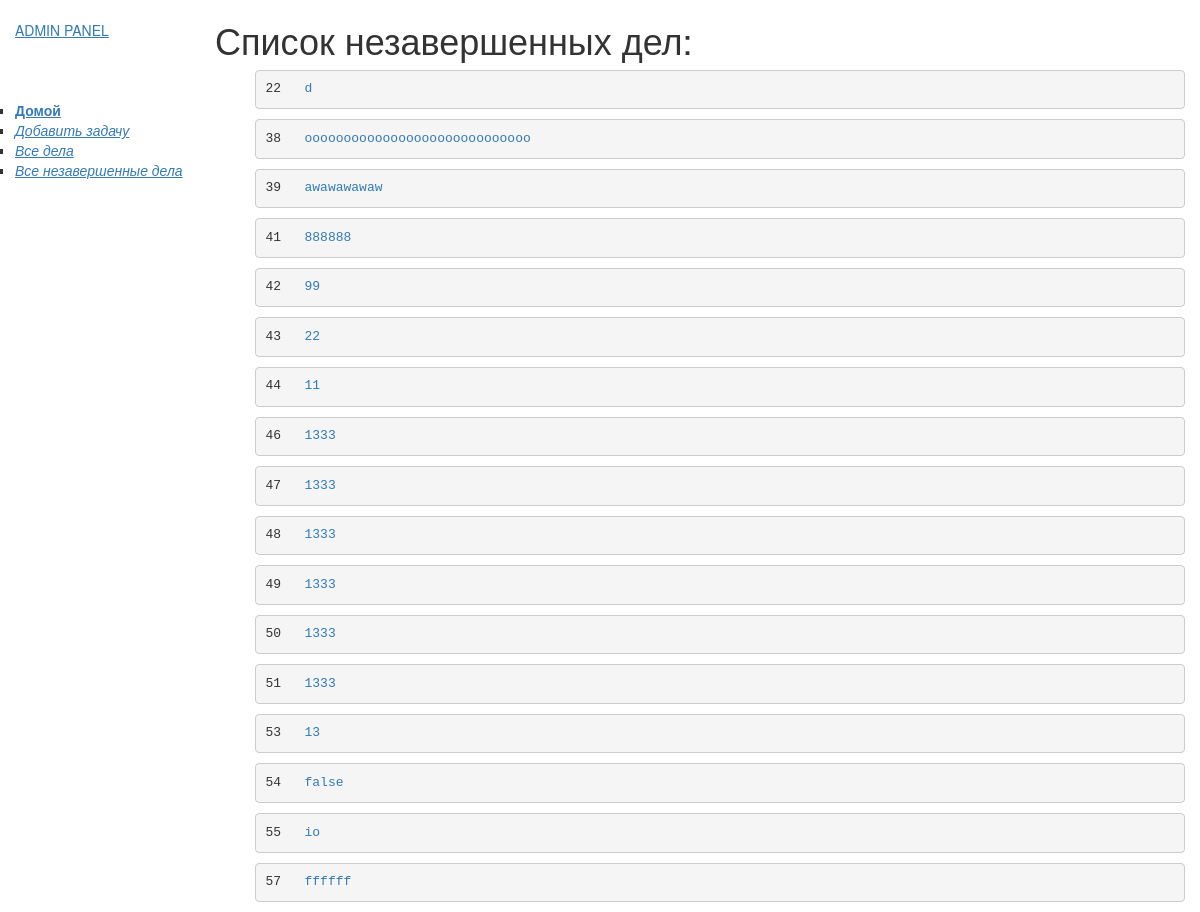
The page /mylist/list/ on the database its author committed.
### mylist/models.py (models this page shows, shortened)
class ToList(models.Model):
    status = models.BooleanField(default=False, help_text="Статус выполнения")
    name = models.CharField(max_length=64, verbose_name="Задача")
    slug = models.SlugField(
        null=False, unique=True, blank=True, db_index=True, verbose_name="URL Post"
    )
    date_complite = models.DateTimeField(
        auto_now=False, null=True, blank=True, default=None
    )
    date_create = models.DateTimeField(auto_now_add=True)
    def get_absolute_url(self):
        return reverse("item_detail", args=[str(self.slug)])

### mylist/views.py (the view)
class ListViewFalse(ListView):
    model = ToList
    context_object_name = "list_false"
    queryset = ToList.objects.filter(status=False)
    template_name = "todolist.html"

### mylist/templates/todolist.html
{% extends "base.html" %}
{% block content %}
    <h1>Список незавершенных дел:</h1>
    {% if list_false %}
    <ul>
      {% for item in list_false %}
      <div class="item mb-4">
        <div class="item-body">
            <pre>{{ item.pk }}   <a href=" {{ item.get_absolute_url }}">{{ item.name }}</a></pre>
        </div>
    </div>
      {% endfor %}
    </ul>
    {% else %}
      <p>В списке нет незавершенных дел, ПОЗДРАВЛЯЮ!</p>
    {% endif %}
{% endblock %}

### rows shown on the page
ToList: pk "22", name "d"
ToList: pk "38", name "ooooooooooooooooooooooooooooo"
ToList: pk "39", name "awawawawaw"
ToList: pk "41", name "888888"
ToList: pk "42", name "99"
ToList: pk "43", name "22"
ToList: pk "44", name "11"
ToList: pk "46", name "1333"
ToList: pk "47", name "1333"
ToList: pk "48", name "1333"
ToList: pk "49", name "1333"
ToList: pk "50", name "1333"
ToList: pk "51", name "1333"
ToList: pk "53", name "13"
ToList: pk "54", name "false"
ToList: pk "55", name "io"
ToList: pk "57", name "ffffff"
